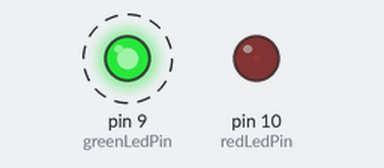
The sketch below on a simulated Arduino Uno, built with avr-gcc and run on an emulated ATmega328P. Parts: output pins drawn as LEDs (lit = HIGH). Dashed ring = blinking.

Above: at 0.05 s.
At 0.65 s:
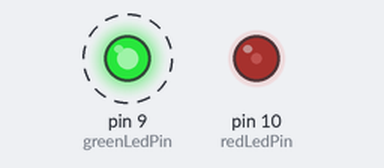
At 1.25 s:
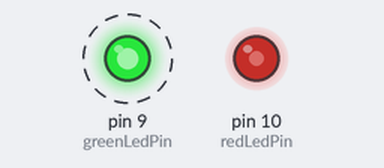
At 2.5 s:
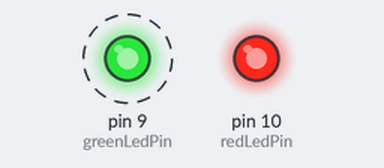
Timing chart, 0 to 5.9 s (numbered marks = the images above):
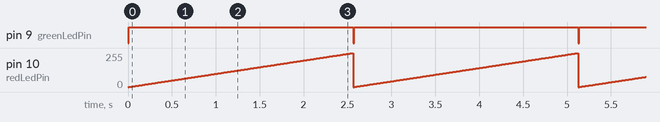

Measured:
- by itself, pin 9 (greenLedPin): alternates HIGH for 2.6 s and LOW for 0.01 s
- by itself, pin 10 (redLedPin): ramps from 0/255 to 255/255 and jumps back, once every 2.6 s

The sketch:

Fade_one_LED_in_while_other_fades_out.ino
```cpp
int redLedPin = 10;
int greenLedPin = 9;

void setup() {
 pinMode(redLedPin, OUTPUT);
 pinMode(greenLedPin, OUTPUT);
}
void loop() {
 for (int brightness=0; brightness <256; brightness++){
 analogWrite(redLedPin, brightness);
 analogWrite (greenLedPin, - brightness);
 delay(10);
 }
}
```
